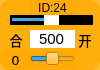
    <widget class="QWidget" name="widget_id24" native="true">
     <property name="geometry">
      <rect>
       <x>460</x>
       <y>0</y>
       <width>100</width>
       <height>70</height>
      </rect>
     </property>
     <property name="styleSheet">
      <string notr="true">background-color: rgb(255, 170, 0, 200);
border-radius:10px;</string>
     </property>
     <widget class="QLabel" name="label_ID24">
      <property name="geometry">
       <rect>
        <x>30</x>
        <y>0</y>
        <width>45</width>
        <height>16</height>
       </rect>
      </property>
      <property name="minimumSize">
       <size>
        <width>0</width>
        <height>10</height>
       </size>
      </property>
      <property name="font">
       <font>
        <family>Arial</family>
        <pointsize>9</pointsize>
       </font>
      </property>
      <property name="styleSheet">
       <string notr="true">background-color: rgb(255, 255, 255， 0);
border-radius:0px;</string>
      </property>
      <property name="text">
       <string>ID:24</string>
      </property>
      <property name="alignment">
       <set>Qt::AlignCenter</set>
      </property>
     </widget>
     <widget class="QSlider" name="horizontalSlider_pulse_id24">
      <property name="geometry">
       <rect>
        <x>10</x>
        <y>15</y>
        <width>83</width>
        <height>10</height>
       </rect>
      </property>
      <property name="autoFillBackground">
       <bool>false</bool>
      </property>
      <property name="styleSheet">
       <string notr="true">QSlider{background-color: rgb(0, 0, 0);
border-radius:0px;}
QSlider::handle {/*设置中间的那个滑动的键*/                           
    background:  rgb(255, 255, 255);
}</string>
      </property>
      <property name="minimum">
       <number>0</number>
      </property>
      <property name="maximum">
       <number>1000</number>
      </property>
      <property name="pageStep">
       <number>1</number>
      </property>
      <property name="value">
       <number>500</number>
      </property>
      <property name="orientation">
       <enum>Qt::Horizontal</enum>
      </property>
     </widget>
     <widget class="QSlider" name="horizontalSlider_dev_id24">
      <property name="geometry">
       <rect>
        <x>30</x>
        <y>50</y>
        <width>45</width>
        <height>18</height>
       </rect>
      </property>
      <property name="styleSheet">
       <string notr="true">background-color: rgba(255, 255, 255， 0);</string>
      </property>
      <property name="minimum">
       <number>-125</number>
      </property>
      <property name="maximum">
       <number>125</number>
      </property>
      <property name="pageStep">
       <number>1</number>
      </property>
      <property name="orientation">
       <enum>Qt::Horizontal</enum>
      </property>
     </widget>
     <widget class="QLabel" name="label_id24">
      <property name="geometry">
       <rect>
        <x>0</x>
        <y>50</y>
        <width>31</width>
        <height>20</height>
       </rect>
      </property>
      <property name="minimumSize">
       <size>
        <width>0</width>
        <height>10</height>
       </size>
      </property>
      <property name="font">
       <font>
        <family>DejaVu Sans</family>
        <pointsize>10</pointsize>
       </font>
      </property>
      <property name="styleSheet">
       <string notr="true">background-color: rgb(255, 255, 255， 0);</string>
      </property>
      <property name="text">
       <string>0</string>
      </property>
      <property name="alignment">
       <set>Qt::AlignCenter</set>
      </property>
     </widget>
     <widget class="QLineEdit" name="lineEdit_id24">
      <property name="geometry">
       <rect>
        <x>30</x>
        <y>30</y>
        <width>45</width>
        <height>18</height>
       </rect>
      </property>
      <property name="sizePolicy">
       <sizepolicy hsizetype="Fixed" vsizetype="Fixed">
        <horstretch>0</horstretch>
        <verstretch>0</verstretch>
       </sizepolicy>
      </property>
      <property name="font">
       <font>
        <family>Arial</family>
        <pointsize>11</pointsize>
       </font>
      </property>
      <property name="autoFillBackground">
       <bool>false</bool>
      </property>
      <property name="styleSheet">
       <string notr="true">background-color: rgb(255, 255, 255);
border-radius:0px;</string>
      </property>
      <property name="text">
       <string>500</string>
      </property>
      <property name="maxLength">
       <number>1000</number>
      </property>
      <property name="alignment">
       <set>Qt::AlignCenter</set>
      </property>
      <property name="dragEnabled">
       <bool>false</bool>
      </property>
      <property name="readOnly">
       <bool>false</bool>
      </property>
     </widget>
     <widget class="QLabel" name="label_open">
      <property name="geometry">
       <rect>
        <x>75</x>
        <y>30</y>
        <width>20</width>
        <height>20</height>
       </rect>
      </property>
      <property name="font">
       <font>
        <pointsize>10</pointsize>
        <weight>50</weight>
        <italic>false</italic>
        <bold>false</bold>
       </font>
      </property>
      <property name="styleSheet">
       <string notr="true">background-color: rgb(255, 255, 255, 0);</string>
      </property>
      <property name="text">
       <string>开</string>
      </property>
      <property name="alignment">
       <set>Qt::AlignCenter</set>
      </property>
     </widget>
     <widget class="QLabel" name="label_close">
      <property name="geometry">
       <rect>
        <x>6</x>
        <y>30</y>
        <width>20</width>
        <height>20</height>
       </rect>
      </property>
      <property name="font">
       <font>
        <pointsize>10</pointsize>
        <weight>50</weight>
        <italic>false</italic>
        <bold>false</bold>
       </font>
      </property>
      <property name="styleSheet">
       <string notr="true">background-color: rgb(255, 255, 255, 0);</string>
      </property>
      <property name="text">
       <string>合</string>
      </property>
      <property name="alignment">
       <set>Qt::AlignCenter</set>
      </property>
     </widget>
    </widget>
